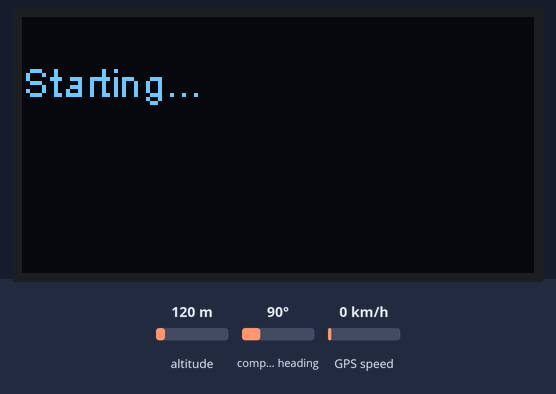
The sketch below on a simulated ESP32. Parts: 128×64 one-colour display. The test bench sets the inputs (shaded band); at power-on: altitude 120 m, compass heading 90°, GPS speed 0 km/h. The GPS gets a fix after 3 s at 37.7749, -122.4194 with 8 satellites.

Above: at 0.4 s.
At 1.5 s:
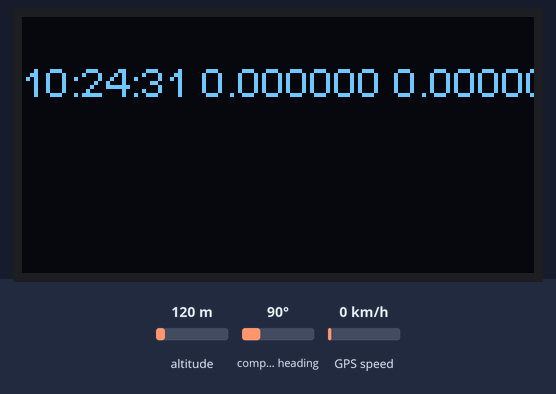
At 9.5 s:
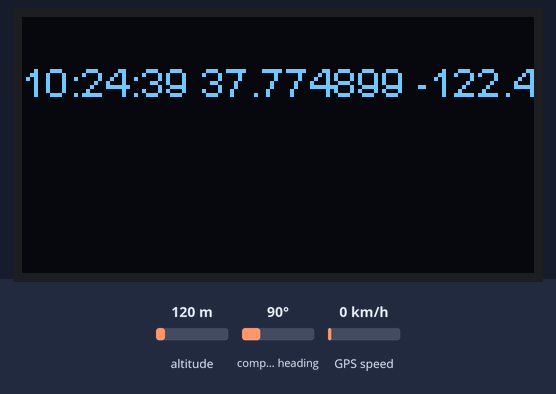
At 19.5 s:
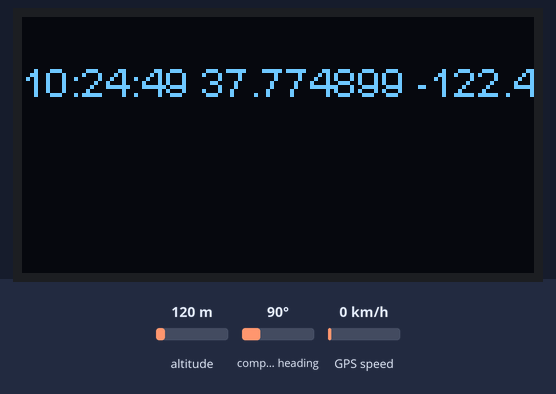
At 28.5 s:
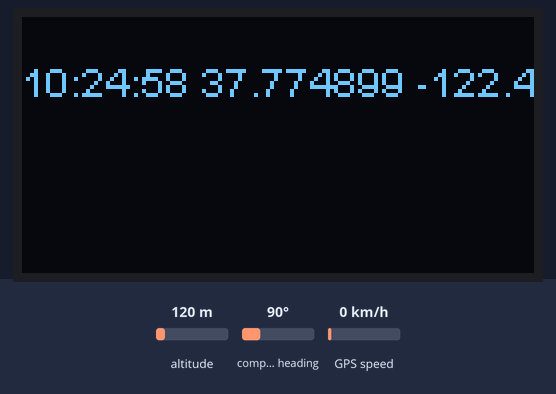
At 38.5 s:
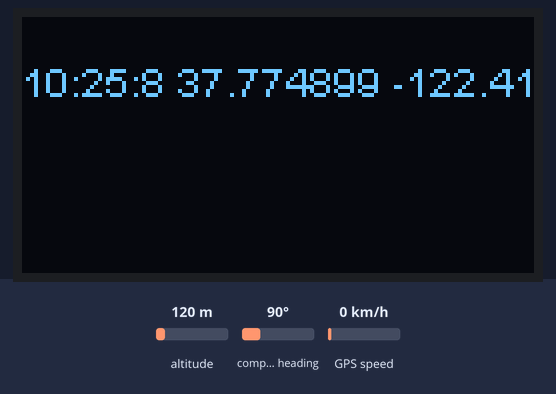

The sketch:

HeltecLoraAndGPS20210220.ino
```cpp
#include <TinyGPS++.h>
#include "heltec.h"
#define BAND    915E6 //433E6  //you can set band here directly,e.g. 868E6,915E6
TinyGPSPlus gps;
String out;

void setup()
{
  Serial2.begin(9600, SERIAL_8N1,2,17);
  Heltec.begin(true /*DisplayEnable Enable*/, true /*Heltec.LoRa Disable*/, true /*Serial Enable*/, true /*PABOOST Enable*/, BAND /*long BAND*/);
  Heltec.display->init();
  Heltec.display->flipScreenVertically();
  Heltec.display->setFont(ArialMT_Plain_10);
  Heltec.display->clear();
  Heltec.display->drawString(0, 10, "Starting...");
  Heltec.display->display();
  delay(1000);
}

void loop()
{
  while (Serial2.available() > 0)
    if (gps.encode(Serial2.read()))
      {
      displayInfo();
      LoRa.beginPacket();
      LoRa.setTxPower(14,RF_PACONFIG_PASELECT_PABOOST);
      LoRa.print(out);
      LoRa.endPacket();
      Heltec.display->clear();
      Heltec.display->drawString(0, 10, out);
      Heltec.display->display();
      }
  if (millis() > 5000 && gps.charsProcessed() < 10)
  {
    Serial.println(F("No GPS detected: check wiring."));
    while(true);
  }
}

void displayInfo()
{
    String str = "";
    char buff[12];
    str = str + gps.time.hour() + ":";
    str = str + gps.time.minute() + ":";
    str = str + gps.time.second() + " ";
    float lat = gps.location.lat();
    dtostrf(lat, 5, 6, buff);
    str = str + buff + " ";
    float lng = gps.location.lng();
    dtostrf(lng, 5, 6, buff);
    str = str + buff + " ";
    str = str + gps.altitude.meters();
    out = str;
}
```

Measured:
- what the display in image 0 shows lasts 1.1 s, from 0.4 s to 1.5 s
- what the display in image 1 shows lasts 1.0 s, from 1.5 s to 2.5 s
